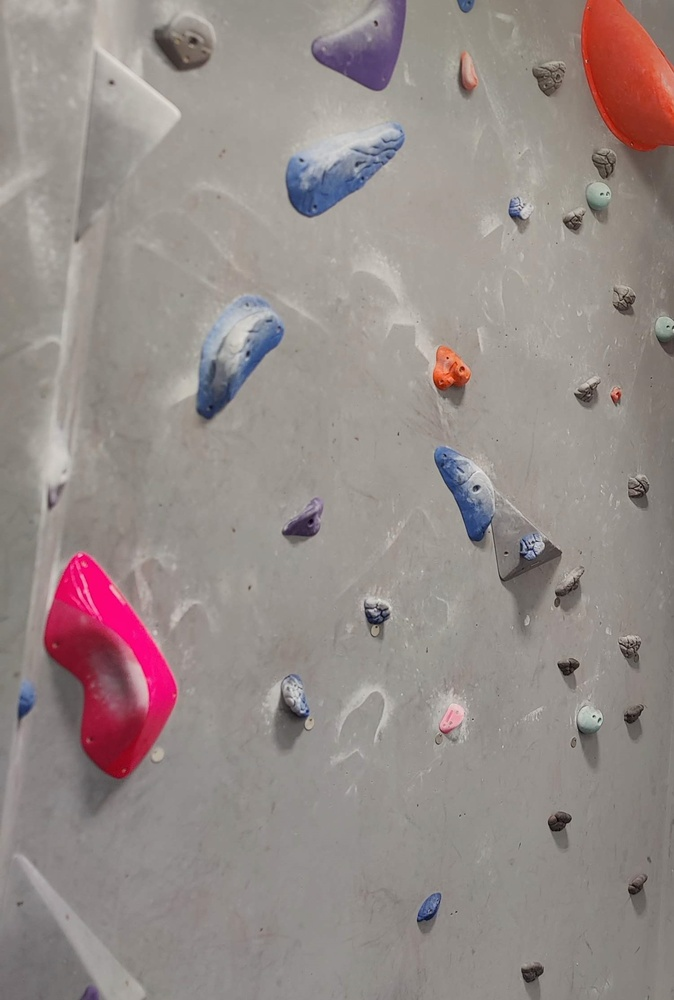
#> input picture Blank Wall.jpg, 674 x 1000 px, shrunk from 1502 x 2230 before the run
$ python 'Hold Identification Harris Corner.py'
#> lines starting #> are read from the running program, lines starting #| are printed output that depends on the picture
import cv2
import numpy as np

# Load the image
image = cv2.imread('Blank Wall.jpg', cv2.IMREAD_GRAYSCALE)
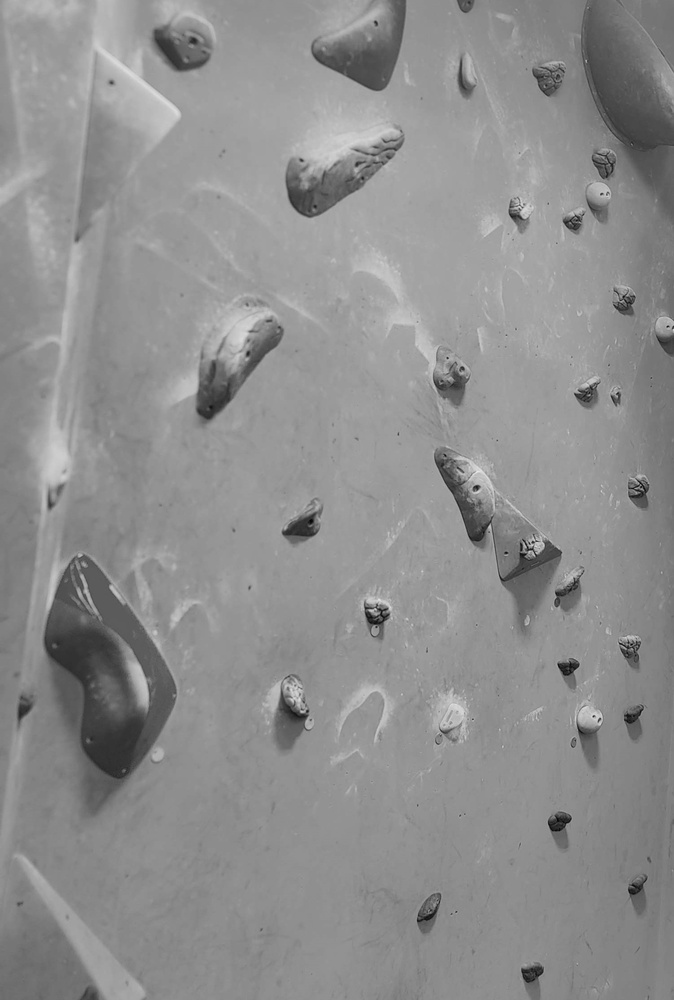
#> image: shape (1000, 674); min 1, max 234, mean 142.3

# Apply Harris corner detection
corners = cv2.cornerHarris(image, blockSize=2, ksize=3, k=0.04)

# Threshold the corner response
threshold = 0.0001 * corners.max()
#> threshold = 6.42e-07
corner_image = np.zeros_like(image)
corner_image[corners > threshold] = 255

# Display the result
cv2.imshow('Climbing Holds', corner_image)
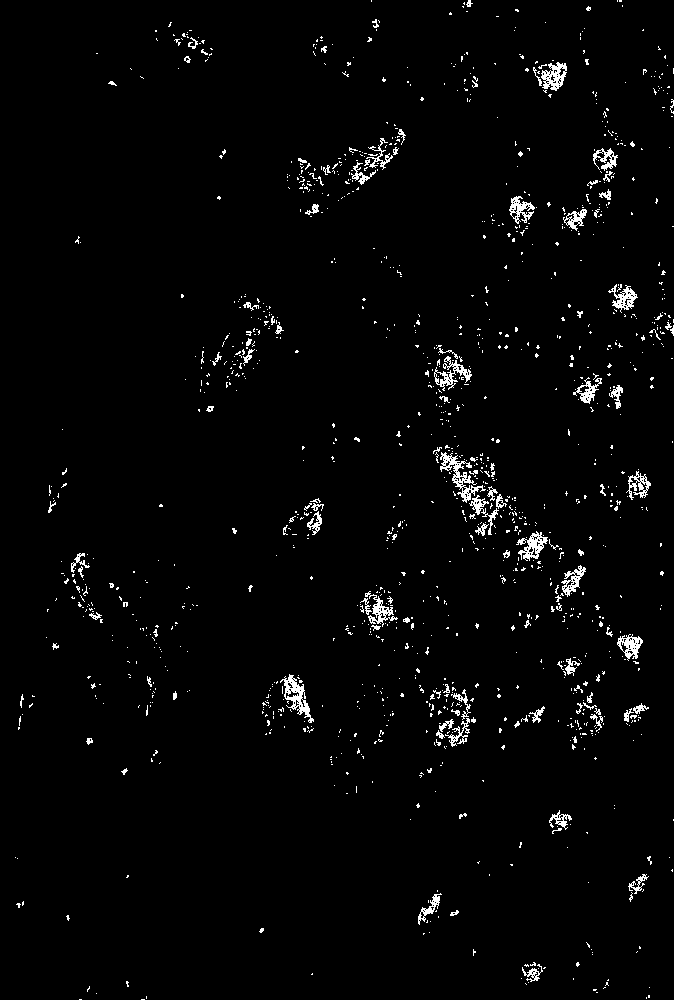
#> window 'Climbing Holds': shape (1000, 674); 2.3% white in thin lines or dots
cv2.waitKey(0)
cv2.destroyAllWindows()
